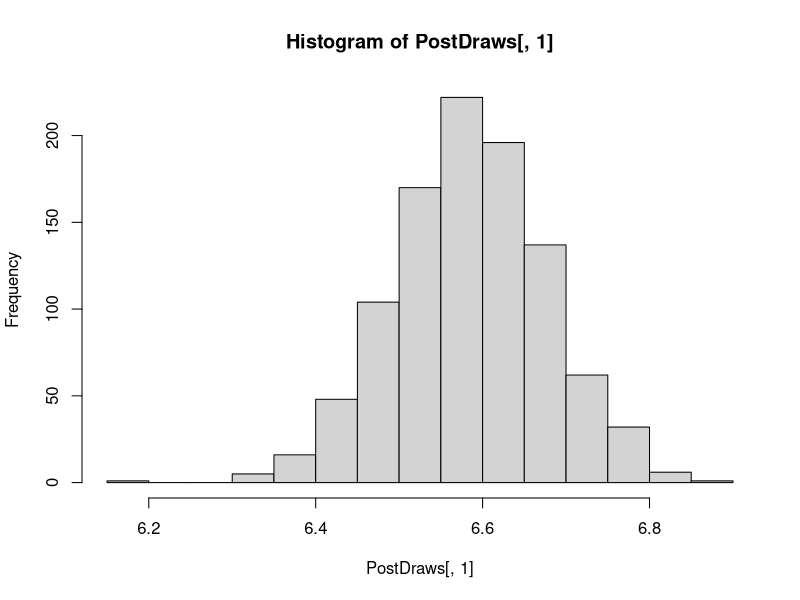

R code for this plot:
NormalNonInfoPrior<-function(NDraws,Data){

#####################################################################################
# PURPOSE: 	Generates samples from the joint posterior distribution of the parameters in the
#
#		MODEL: x1,....xn iid Normal(mu,sigma^2) model. 
#		PRIOR: p(mu,sigma^2) propto 1/sigma^2				
#
#
# INPUT:	NDraw: 		(Scalar)	The number of posterior draws
#		Data:		(n-by-1)	Data vector of n observations
#				
# OUTPUT:	PostDraws:	(NDraws-by-2)	Matrix of posterior draws. 
#						First column holds draws of mu		
#						Second column holds draws of sigma^2
#
# AUTHOR:	Mattias Villani, Sveriges Riksbank and Stockholm University.
#		E-mail: mattias.villani@riksbank.se.
#
# DATE:		2005-04-13
#
######################################################################################


Datamean<-mean(Data)
s2<-var(Data)
n<-length(Data)
PostDraws=matrix(0,NDraws,2)
PostDraws[,2]<-((n-1)*s2)/rchisq(NDraws,n-1)
PostDraws[,1]<-Datamean+rnorm(NDraws,0,1)*sqrt(PostDraws[,2])/n

return(PostDraws)
}

Data<-rnorm(100,5,10) 			# Sampling 100 observations from the N(5,10) density##
PostDraws<-NormalNonInfoPrior(1000,Data) # Generating 1000 draws from the joint posterior density of mu and sigma^2
hist(PostDraws[,1]) 			# Plotting the histogram of mu-draws
